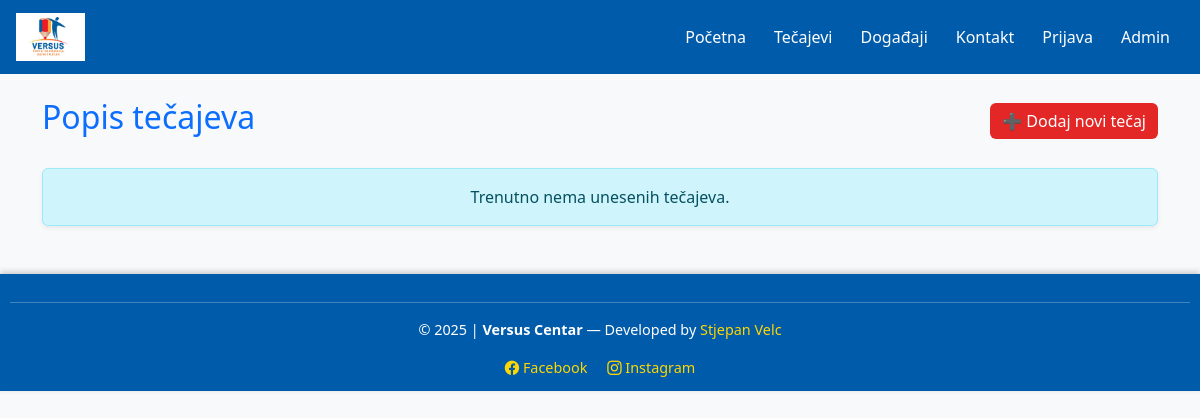
The app's page /courses, older data.
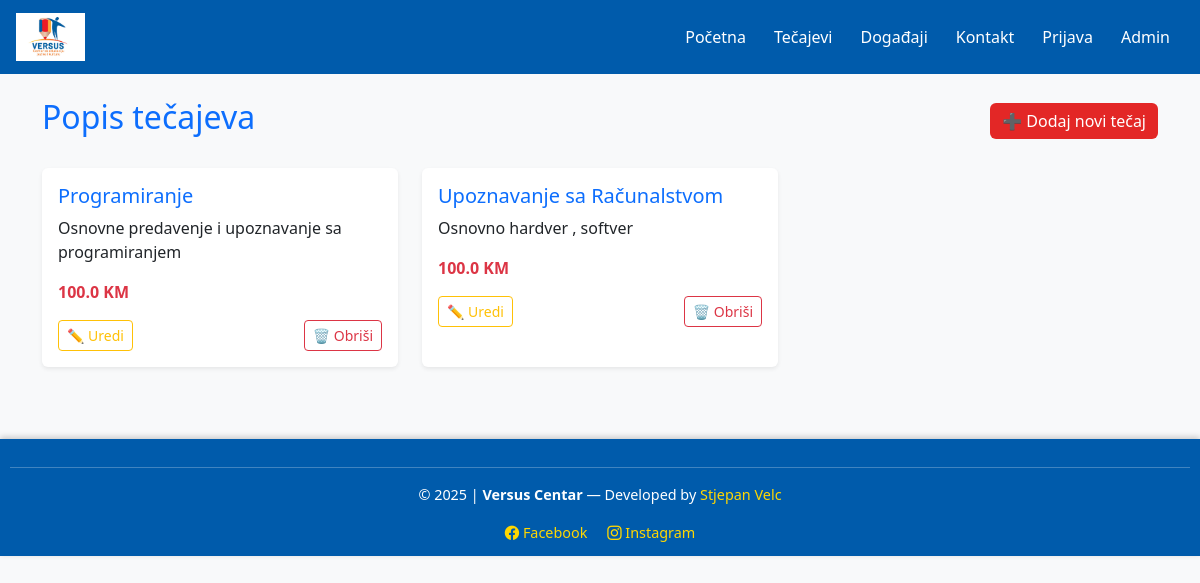
The same page, newer data.
### app.py (models this page shows)
class Course(db.Model):
    id = db.Column(db.Integer, primary_key=True)
    naziv = db.Column(db.String(100), nullable=False)
    opis = db.Column(db.String(255), nullable=True)
    cijena = db.Column(db.Float, nullable=True)

### app.py (the view)
@app.route("/courses")
def courses():
    svi_kursevi = Course.query.all()
    return render_template("courses.html", courses=svi_kursevi)

### app.py (called while the page is built)
@app.before_request
def require_login():
    if request.path.startswith("/admin") and not request.path.startswith("/admin/login"):
        if not session.get("admin_logged"):
            return redirect(url_for("admin_login"))
    if request.path.startswith("/user") and not request.path.startswith("/user/login"):
        if not session.get("logged_in"):
            return redirect(url_for("user_login"))

### templates/courses.html (shortened to what this page needs)
{% extends "base.html" %}
{% block content %}
<div class="d-flex justify-content-between align-items-center mb-4">
    <h2 class="text-primary">Popis tečajeva</h2>
    <a href="/add_course" class="btn btn-primary">
        ➕ Dodaj novi tečaj
    </a>
</div>
{% if courses %}
    <div class="row">
        {% for c in courses %}
        <div class="col-md-6 col-lg-4 mb-4">
            <div class="card shadow-sm border-0 h-100">
                <div class="card-body">
                    <h5 class="card-title text-primary">{{ c.naziv }}</h5>
                    <p class="card-text">{{ c.opis }}</p>
                    <p class="fw-bold text-danger">{{ c.cijena }} KM</p>
                    <div class="d-flex justify-content-between">
                        <a href="{{ url_for('edit_course', id=c.id) }}" class="btn btn-outline-warning btn-sm">✏️ Uredi</a>
                        <form action="{{ url_for('delete_course', id=c.id) }}" method="POST" onsubmit="return confirm('Jesi li siguran da želiš obrisati ovaj tečaj?')" style="display:inline;">
                            <button type="submit" class="btn btn-outline-danger btn-sm">🗑️ Obriši</button>
                        </form>
                    </div>
                </div>
            </div>
        </div>
        {% endfor %}
    </div>
{% else %}
    <div class="alert alert-info text-center shadow-sm">
        Trenutno nema unesenih tečajeva.
    </div>
{% endif %}
{% endblock %}

### templates/base.html (shortened to what this page needs)
<!DOCTYPE html>
<html lang="hr">
<head>
    <link href="https://cdn.jsdelivr.net/npm/bootstrap@5.3.3/dist/css/bootstrap.min.css" rel="stylesheet">
</head>
<body>
    <nav class="navbar navbar-expand-lg navbar-dark">
        <div class="container-fluid px-3">
            <a class="navbar-brand" href="/">
                <img src="{{ url_for('static', filename='logo.png.jpg') }}" alt="Versus Centar logo">
            </a>
            <div class="collapse navbar-collapse justify-content-end" id="navbarNav">
                <ul class="navbar-nav">
                    <li class="nav-item"><a class="nav-link" href="{{ url_for('index') }}">Početna</a></li>
                    <li class="nav-item"><a class="nav-link" href="{{ url_for('courses') }}">Tečajevi</a></li>
                    <li class="nav-item"><a class="nav-link" href="{{ url_for('events') }}">Događaji</a></li>
                    <li class="nav-item"><a class="nav-link" href="{{ url_for('contact') }}">Kontakt</a></li>
                    <li class="nav-item"><a class="nav-link" href="{{ url_for('user_login') }}">Prijava</a></li>
                    <li class="nav-item"><a class="nav-link" href="{{ url_for('admin_login') }}">Admin</a></li>
                </ul>
            </div>
        </div>
    </nav>
    <div class="container mt-4 mb-5">
        {% block content %}{% endblock %}
    </div>
    <footer class="footer-custom">
        <hr class="footer-line">
        © <span id="year"></span> | <strong>Versus Centar</strong> — Developed by
        <a href="https://github.com/StjepanVelc" target="_blank" class="footer-link">Stjepan Velc</a>
    <div class="mt-3">
        <a href="https://www.facebook.com/versuscentar" target="_blank" class="footer-link me-3">
            <i class="bi bi-facebook"></i> Facebook
        </a>
        <a href="https://www.instagram.com/versuscentar/" target="_blank" class="footer-link">
            <i class="bi bi-instagram"></i> Instagram
        </a>
    </div>
</footer>
<link rel="stylesheet" href="https://cdn.jsdelivr.net/npm/bootstrap-icons@1.11.3/font/bootstrap-icons.css">
</body>
</html>

### templates/base.html (style rules this page uses)
body { background-color: #f8f9fa; font-family: 'Segoe UI', sans-serif; }
.navbar { background-color: #005BAB; }
.navbar-brand img { height: 48px; max-width: 100%; }
.navbar-nav .nav-link { color: white !important; font-weight: 500; margin: 4px 6px; }
.btn-primary { background-color: #E32726; border: none; }
.footer-custom { background-color: #005BAB; color: white; text-align: center; padding: 12px 10px; margin-top: 40px; font-size: 0.9rem; box-shadow: 0 -2px 6px rgba(0, 0, 0, 0.2); }
.footer-link { color: #FFD700; text-decoration: none; }

Row changes from the older to the newer data that the page shows:
added Course: naziv "Programiranje", opis "Osnovne predavenje i upoznavanje sa programiranjem", cijena "100.0"
added Course: naziv "Upoznavanje sa Računalstvom", opis "Osnovno hardver , softver", cijena "100.0"
Text that changed along with them:
text no longer shown: "Trenutno nema unesenih tečajeva."
